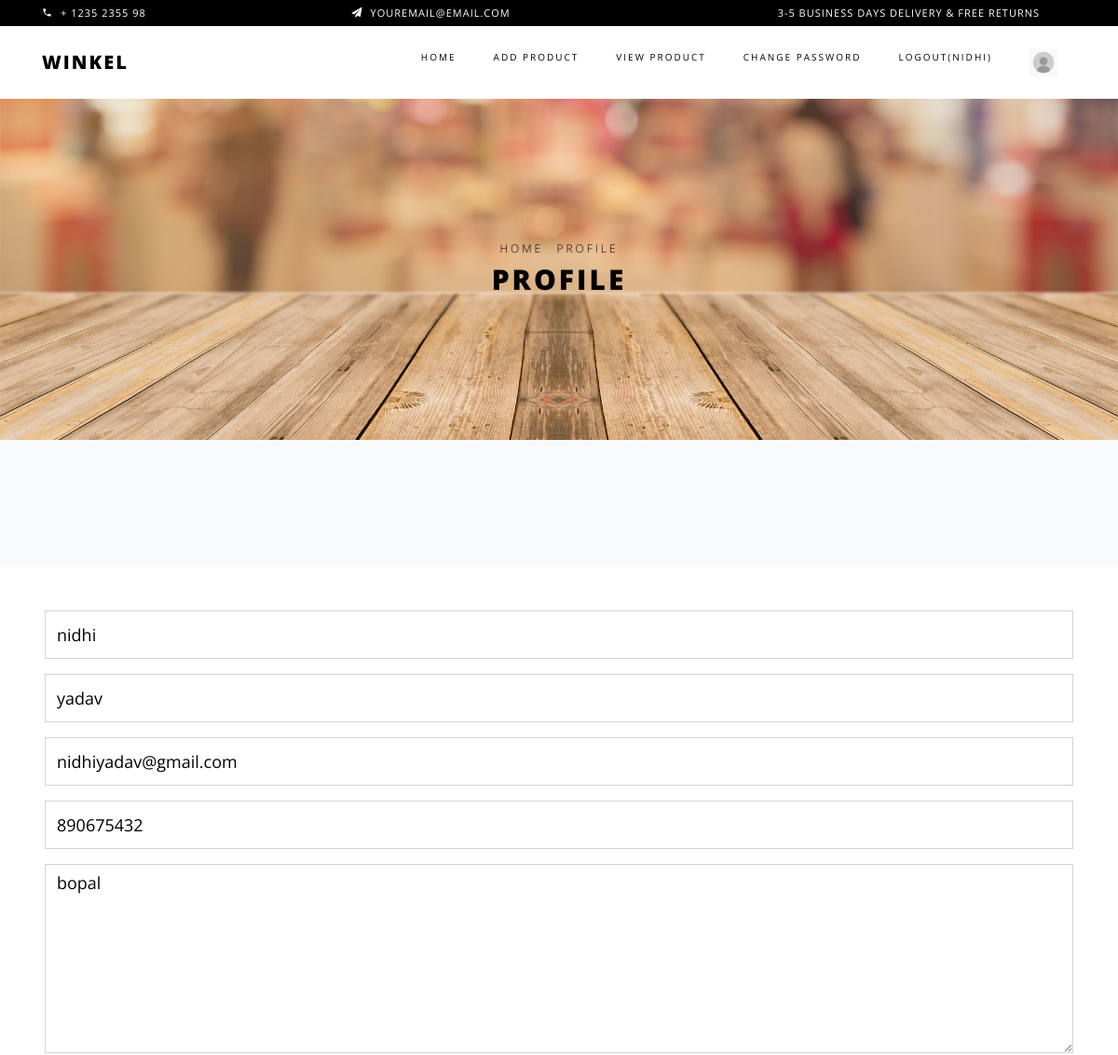
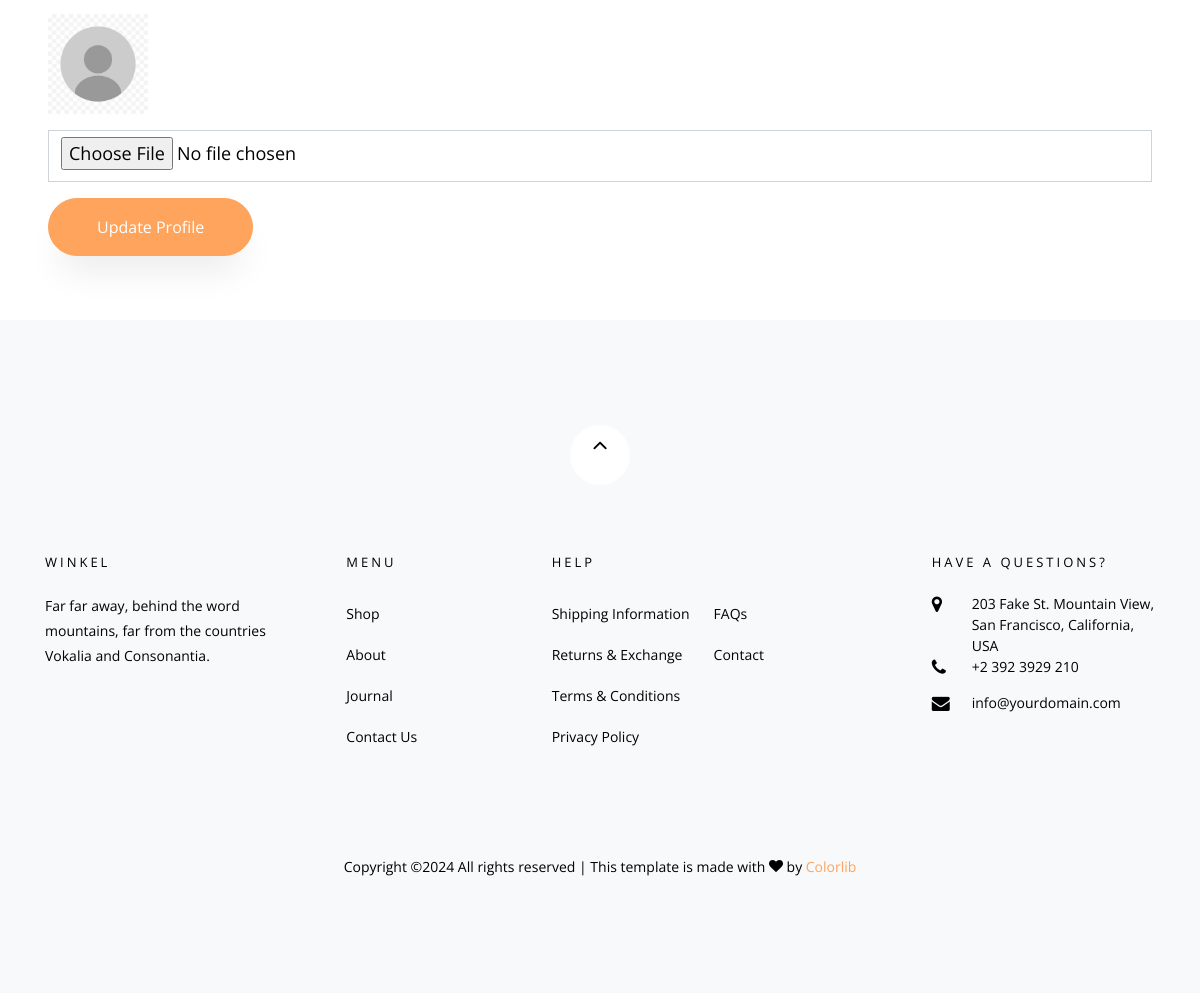
Page /profile/ (signed in) on the committed database (2 pictures, top to bottom).
### myapp/models.py (models this page shows, shortened)
class User(models.Model):
	fname=models.CharField(max_length=100)
	lname=models.CharField(max_length=100)
	email=models.EmailField()
	mobile=models.PositiveIntegerField(max_length=100)
	address=models.TextField()
	password=models.CharField(max_length=100)
	profile_picture=models.ImageField(upload_to="profile_picture/",default="")
	usertype=models.CharField(max_length=100,default="buyer")

### myapp/views.py (the view)
# urls.py: path('profile/',views.profile,name='profile'),
def profile(request):
	user=User.objects.get(email=request.session['email'])
	if request.method=="POST":
		user.fname=request.POST['fname']
		user.lname=request.POST['lname']
		user.email=request.POST['email']
		user.address=request.POST['address']
		try:
			user.profile_picture=request.FILES['profile_picture']
		except:
			pass
		user.save()
		request.session['profile_picture']=user.profile_picture.url
		msg="Profile updated successfully"
		if user.usertype=="buyer":
			return render(request,'profile.html',{'user':user,'msg':msg})
		else:
			return render(request,'seller-profile.html',{'user':user,'msg':msg})
	else:
		if user.usertype=="buyer":
			return render(request,'profile.html',{'user':user})
		else:
			return render(request,'seller-profile.html',{'user':user})

### myapp/templates/seller-profile.html (shortened to what this page needs)
{% extends 'seller-header.html'%}
{% load static %}
{% block content %}
<!DOCTYPE html>
<html lang="en">
  <head>
  </head>
  <body class="goto-here">
    <div class="hero-wrap hero-bread" style="background-image: url('{% static 'images/bg_6.jpg'%}');">
      <div class="container">
        <div class="row no-gutters slider-text align-items-center justify-content-center">
          <div class="col-md-9 ftco-animate text-center">
          	<p class="breadcrumbs"><span class="mr-2"><a href="index.html">Home</a></span> <span>Profile</span></p>
            <h1 class="mb-0 bread">Profile</h1>
          </div>
        </div>
      </div>
    </div>
    <section class="ftco-section contact-section bg-light">
        <div class="row block-12">
          <div class="col-md-12 order-md-last d-flex">
            <form action="{% url 'profile' %}" method="post" class="bg-white p-5 contact-form" enctype="multipart/form-data">
              <div class="form-group">
                <input type="text" class="form-control" value="{{user.fname}}" name="fname">
              </div>
              <div class="form-group">
                <input type="text" class="form-control" value="{{user.lname}}" name="lname">
              </div>
              <div class="form-group">
                <input type="text" class="form-control" value="{{user.email}}" name="email" readonly >
              </div>
              <div class="form-group">
                <input type="text" class="form-control" value="{{user.mobile}}" name="mobile">
              </div>
              <div class="form-group">
                <textarea  id="" cols="30" rows="7" class="form-control"  name="address">{{user.address}}</textarea>
              </div>
              <div class="form-group">
                <img src="{{user.profile_picture.url}}" style="width:100px; height: 100px;">
              </div>
              <div class="form-group">
                <input type="file" class="form-control"  name="profile_picture">
              </div>
              <div class="form-group">
                <input type="submit" value="Update Profile" class="btn btn-primary py-3 px-5">
              </div>
            </form>
          </div>
        </div>
    </section>
  </body>
</html>
{% endblock %}

### myapp/templates/seller-header.html (shortened to what this page needs)
{% load static %}
<!DOCTYPE html>
<html lang="en">
  <head>
    <link rel="stylesheet" href="{% static 'css/open-iconic-bootstrap.min.css'%}">
    <link rel="stylesheet" href="{% static 'css/animate.css'%}">
    <link rel="stylesheet" href="{% static 'css/owl.carousel.min.css'%}">
    <link rel="stylesheet" href="{% static 'css/owl.theme.default.min.css'%}">
    <link rel="stylesheet" href="{% static 'css/magnific-popup.css'%}">
    <link rel="stylesheet" href="{% static 'css/aos.css'%}">
    <link rel="stylesheet" href="{% static 'css/ionicons.min.css'%}">
    <link rel="stylesheet" href="{% static 'css/bootstrap-datepicker.css'%}">
    <link rel="stylesheet" href="{% static 'css/jquery.timepicker.css'%}">
    <link rel="stylesheet" href="{% static 'css/flaticon.css'%}">
    <link rel="stylesheet" href="{% static 'css/icomoon.css'%}">
    <link rel="stylesheet" href="{% static 'css/style.css'%}">
  </head>
  <body class="goto-here">
		<div class="py-1 bg-black">
    	<div class="container">
    		<div class="row no-gutters d-flex align-items-start align-items-center px-md-0">
	    		<div class="col-lg-12 d-block">
		    		<div class="row d-flex">
		    			<div class="col-md pr-4 d-flex topper align-items-center">
					    	<div class="icon mr-2 d-flex justify-content-center align-items-center"><span class="icon-phone2"></span></div>
						    <span class="text">+ 1235 2355 98</span>
					    </div>
					    <div class="col-md pr-4 d-flex topper align-items-center">
					    	<div class="icon mr-2 d-flex justify-content-center align-items-center"><span class="icon-paper-plane"></span></div>
						    <span class="text">youremail@email.com</span>
					    </div>
					    <div class="col-md-5 pr-4 d-flex topper align-items-center text-lg-right">
						    <span class="text">3-5 Business days delivery &amp; Free Returns</span>
					    </div>
				    </div>
			    </div>
		    </div>
		  </div>
    </div>
    <nav class="navbar navbar-expand-lg navbar-dark ftco_navbar bg-dark ftco-navbar-light" id="ftco-navbar">
	    <div class="container">
	      <a class="navbar-brand" href="{% url 'seller-index' %}">Winkel</a>
	      <div class="collapse navbar-collapse" id="ftco-nav">
	        <ul class="navbar-nav ml-auto">
	          <li class="nav-item active"><a href="{% url 'seller-index' %}" class="nav-link">Home</a></li>
	          <li class="nav-item"><a href="{% url 'seller-add-product' %}" class="nav-link">Add Product</a></li>
	          <li class="nav-item"><a href="{% url 'seller-view-product' %}" class="nav-link">View Product</a></li>
	          {% if request.session.email %}
	           <li class="nav-item"><a href="{% url 'change-password' %}" class="nav-link">Change Password</a></li>
	           <li class="nav-item"><a href="{% url 'logout' %}" class="nav-link">Logout({{request.session.fname}})</a></li>
	           <li class="nav-item"><a href="{% url 'profile' %}" class="nav-link"><img src="{{request.session.profile_picture}}" style="width:30px;height:30px;"></a></li>
	          {% else %}
	           <li class="nav-item"><a href="{% url 'signup' %}" class="nav-link">Sign Up</a></li>
	           <li class="nav-item"><a href="{% url 'login' %}" class="nav-link">Login</a></li>
	          {% endif %}
	        </ul>
	      </div>
	    </div>
	  </nav>
    {% block content %}
    {% endblock %}
    <footer class="ftco-footer bg-light ftco-section">
      <div class="container">
      	<div class="row">
      		<div class="mouse">
						<a href="#" class="mouse-icon">
							<div class="mouse-wheel"><span class="ion-ios-arrow-up"></span></div>
						</a>
					</div>
      	</div>
        <div class="row mb-5">
          <div class="col-md">
            <div class="ftco-footer-widget mb-4">
              <h2 class="ftco-heading-2">Winkel</h2>
              <p>Far far away, behind the word mountains, far from the countries Vokalia and Consonantia.</p>
              <ul class="ftco-footer-social list-unstyled float-md-left float-lft mt-5">
              </ul>
            </div>
          </div>
          <div class="col-md">
            <div class="ftco-footer-widget mb-4 ml-md-5">
              <h2 class="ftco-heading-2">Menu</h2>
              <ul class="list-unstyled">
                <li><a href="#" class="py-2 d-block">Shop</a></li>
                <li><a href="#" class="py-2 d-block">About</a></li>
                <li><a href="#" class="py-2 d-block">Journal</a></li>
                <li><a href="#" class="py-2 d-block">Contact Us</a></li>
              </ul>
            </div>
          </div>
          <div class="col-md-4">
             <div class="ftco-footer-widget mb-4">
              <h2 class="ftco-heading-2">Help</h2>
              <div class="d-flex">
	              <ul class="list-unstyled mr-l-5 pr-l-3 mr-4">
	                <li><a href="#" class="py-2 d-block">Shipping Information</a></li>
	                <li><a href="#" class="py-2 d-block">Returns &amp; Exchange</a></li>
	                <li><a href="#" class="py-2 d-block">Terms &amp; Conditions</a></li>
	                <li><a href="#" class="py-2 d-block">Privacy Policy</a></li>
	              </ul>
	              <ul class="list-unstyled">
	                <li><a href="#" class="py-2 d-block">FAQs</a></li>
	                <li><a href="#" class="py-2 d-block">Contact</a></li>
	              </ul>
	            </div>
            </div>
          </div>
          <div class="col-md">
            <div class="ftco-footer-widget mb-4">
            	<h2 class="ftco-heading-2">Have a Questions?</h2>
            	<div class="block-23 mb-3">
	              <ul>
	                <li><span class="icon icon-map-marker"></span><span class="text">203 Fake St. Mountain View, San Francisco, California, USA</span></li>
	                <li><a href="#"><span class="icon icon-phone"></span><span class="text">+2 392 3929 210</span></a></li>
	                <li><a href="#"><span class="icon icon-envelope"></span><span class="text">info@yourdomain.com</span></a></li>
	              </ul>
	            </div>
            </div>
          </div>
        </div>
        <div class="row">
          <div class="col-md-12 text-center">
            <p>
						  Copyright &copy;<script>document.write(new Date().getFullYear());</script> All rights reserved | This template is made with <i class="icon-heart color-danger" aria-hidden="true"></i> by <a href="https://colorlib.com" target="_blank">Colorlib</a>
						</p>
          </div>
        </div>
      </div>
    </footer>
  </body>
</html>

### myapp/static/css/icomoon.css (style rules this page uses)
[class^="icon-"], [class*=" icon-"] { font-family: 'icomoon' !important; speak: none; font-style: normal; font-weight: normal; font-variant: normal; text-transform: none; line-height: 1; -webkit-font-smoothing: antialiased; -moz-osx-font-smoothing: grayscale; }
.icon-heart:before { content: "\f004"; }
.icon-map-marker:before { content: "\f041"; }
.icon-phone:before { content: "\f095"; }
.icon-envelope:before { content: "\f0e0"; }
.icon-paper-plane:before { content: "\f1d8"; }
.icon-phone2:before { content: "\e0cd"; }

### rows in the picture
User: session.fname "NIDHI", fname "nidhi", lname "yadav", email "nidhiyadav@gmail.com", mobile "890675432", address "bopal", profile_picture (picture)
